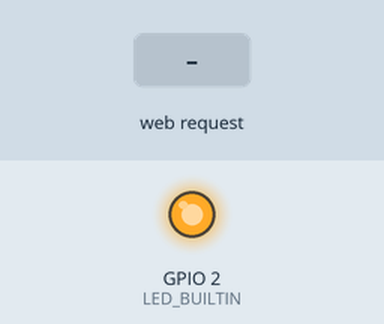
Bench run of a sketch on a simulated ESP8266 (NodeMCU). Parts: output pins drawn as LEDs (lit = HIGH, except the on-board LED, lit = LOW). Inputs (shaded band) come from the test bench. WiFi joins after 1.5 s; servers stay silent unless stated; what the sketch prints to the serial monitor is not drawn.

Above: at 3.2 s.
3.3 s: HTTP request GET /led/off received
At 3.7 s:
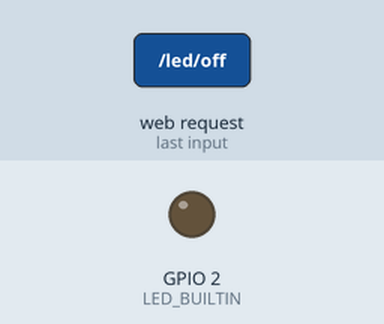
4.8 s: HTTP request GET /main/status received
6.3 s: HTTP request GET /main/info received
Timing chart, 0 to 9.3 s (numbered marks = the images above; inputs shaded):
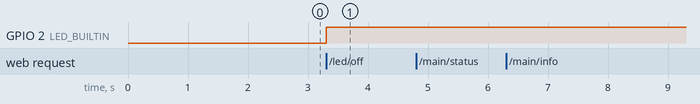

Measured:
- after the input at 3.3 s, GPIO 2 (LED_BUILTIN): LOW → HIGH at once
- after the input at 4.8 s, every drawn part: stays the same
- after the input at 6.3 s, every drawn part: stays the same

The sketch:

Arduino_Wi-Fi_temp_sensor.ino
```cpp
/*
    Данный скетч отображает состояние подлюченных датчиков и позволяет управлять светодиодом.
*/

#include <ESP8266WiFi.h>


#ifndef STASSID
#define STASSID "robot"
#define STAPSK  "SZCP%ca2kQxeqfWk3x2M"
#endif

const char* ssid = STASSID;
const char* password = STAPSK;


// Create an instance of the server
// specify the port to listen on as an argument
WiFiServer server(80);

/*
 * МОИ ПЕРЕМЕННЫЕ
 */

// IP-адрес сервера (платы)
String MyIP;
// Состояние светодиода
boolean LED_Status;


// ------------------------------------------------------------------------

void setup() {
  Serial.begin(115200);
  delay(500);

  // prepare LED
  pinMode(LED_BUILTIN, OUTPUT);
  digitalWrite(LED_BUILTIN, 0);

  // Подключаемся к wi-fi сети
  WiFi.mode(WIFI_STA);
  WiFi.begin(ssid, password);
  Serial.print("Получаем ip-адрес от DHCP");

  while (WiFi.status() != WL_CONNECTED) {
    delay(500);
    Serial.print(F("."));
  }
  Serial.println();

  // Запускаем web-сервер и запоминаем его IP-адрес
  server.begin();
  MyIP = WiFi.localIP().toString();
  Serial.print(F("Web-сервер запущен по адресу: "));
  Serial.println(MyIP);
}


/* ------------------------------------------------------------------------------------------*/

void loop() {
  // Получаем время от начала работы


  // Ждём подключения клиента
  WiFiClient client = server.available();
  if (!client) {
    return;
  }
  Serial.println(F(""));
  Serial.println(F("Новый запрос"));

  client.setTimeout(5000); // default is 1000

  // Read the first line of the request
  String req = client.readStringUntil('\r');
  Serial.print("Запрос от клиента: ");
  Serial.println(req);

  run_Request(req, client);


  // The client will actually be *flushed* then disconnected
  // when the function returns and 'client' object is destroyed (out-of-scope)
  // flush = ensure written data are received by the other side
  Serial.println(F("Disconnecting from client"));
  Serial.println(F("-------------------------"));
}
```

API_Info.ino
```cpp
void request_Info(WiFiClient client) {
  String str;
  LED_Status = get_LedStatus();
  String timeAfterStartStr = millis_ToString(millis());
  if (LED_Status){
    str = "Светодиод ВКЛЮЧЁН. (<a href='http://" + MyIP + "/LED=OFF'>выключить</a>)<br />";
  } else {
    str = "Светодиод ВЫКЛЮЧЁН. (<a href='http://" + MyIP + "/LED=ON'>включить</a>)<br />";
  };
  str = str + "<p align=\"right\">Времени с начала работы: " + timeAfterStartStr + "</p>";
  print_to_web(str, client, true);
}
```

API_LED.ino
```cpp
void SensorLed_On (WiFiClient client){
  digitalWrite(LED_BUILTIN, false);
  print_to_web("{\"status\": \"Ok\"}", client, false);
}

void SensorLed_Off(WiFiClient client) {
  digitalWrite(LED_BUILTIN, true);
  print_to_web("{\"status\": \"Ok\"}", client, false);
}

void SensorLed_Status(WiFiClient client) {
  String str = String("{\"Led status\": \"");
  if (get_LedStatus()) {
    str = str + String("On");
  } else {
    str = str + String("Off");
  }
  str = str + String("\"}");
  print_to_web(str, client, false);
}

boolean get_LedStatus () {
  return (!digitalRead(LED_BUILTIN));
}
```

Server_utils.ino
```cpp
void print_to_web(String str, WiFiClient client, boolean need_gui) {
  if (need_gui) {
    String str_head = "HTTP/1.1 200 OK\r\nContent-Type: text/html\r\n\r\n<!DOCTYPE HTML>\r\n<HTML>\r\n<HEAD>\r\n<meta charset='utf-8'>\r\n</HEAD>\r\n<BODY>\r\n";
    String str_ending = "\r\n</BODY>\r\n</HTML>";
    str = str_head + str + str_ending;
    client.print(str);
  } else {
    String str_head = "HTTP/1.1 200 OK\r\nContent-Type: text/json\r\n\r\n";
    str = str_head + str;
    client.print(str);
  }

}
```

utils.ino
```cpp
String millis_ToString (int millisecond){
  String strResult;
  // Выделяем миллисекунды
  strResult = String(millisecond % 1000) + " секунд";
  millisecond = millisecond / 1000;
  // Выделяем секунды
  strResult = String(millisecond % 60) + "." + strResult;
  millisecond = millisecond / 60;

  // Выделяем минуты
  if(millisecond > 0) {
    strResult = String(millisecond % 60) + " минут " + strResult;
    millisecond = millisecond / 60;
  }

  // Выделяем часы
  if(millisecond > 0) {
    strResult = String(millisecond % 24) + " часов " + strResult;
    millisecond = millisecond / 24;
  }

  // Выделяем дни
  if(millisecond > 0) {
    strResult = String(millisecond) + ":" + strResult;
  }

  return strResult;
}
```

web_menu.ino
```cpp
void run_Request (String requestString, WiFiClient client) {

  if (requestString.indexOf(F("/main/status")) != -1){
    request_Info(client);
    Serial.println("Запрос статуса");
  }

  if (requestString.indexOf(F("/main/info")) != -1){
    Serial.println("info");
  }

  if (requestString.indexOf(F("/sensor_1/status")) != -1){
    Serial.println("/sensor_1/status");
  }

  if (requestString.indexOf(F("/sensor_1/temp")) != -1){
    Serial.println("/sensor_1/temp");
  }

  if (requestString.indexOf(F("/sensor_1/hem")) != -1){
    Serial.println("/sensor_1/hem");
  }

  if (requestString.indexOf(F("/led/status")) != -1){
    SensorLed_Status(client);
    Serial.println("Command LED -> Status");
  }

  if (requestString.indexOf(F("/led/on")) != -1){
    SensorLed_On(client);
    Serial.println("Command LED -> ON");
  }

  if (requestString.indexOf(F("/led/off")) != -1){
    SensorLed_Off(client);
    Serial.println("Command LED -> OFF");
  }
}
```
